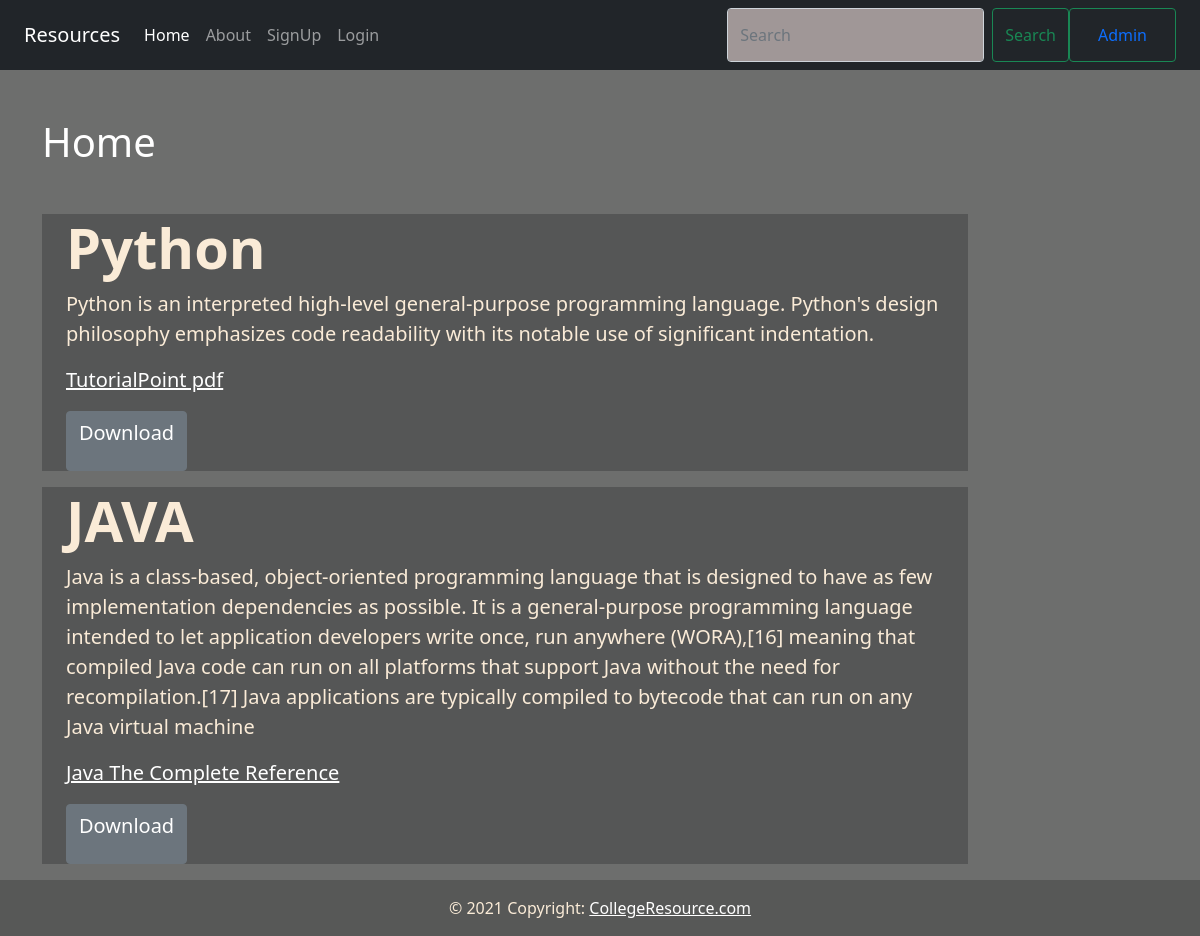
The page / on the database its author committed.
### blog/models.py (models this page shows, shortened)
class Post(models.Model):
    title = models.CharField( max_length=150)
    desc=models.TextField()
    file_name = models.CharField( max_length=150)
    my_file = models.FileField(upload_to='')

### blog/views.py (the view)
# urls.py: 2. Add a URL to urlpatterns:  path('', views.home, name='home')
def home(request):
    print('*********************----------- ',request.user)
    posts = Post.objects.all()
    return render(request, 'blog/home.html',{'posts':posts})

### blog/templates/blog/home.html (shortened to what this page needs)
{% extends "blog/base.html" %}
{% load static %}
{% block content %}
<div class="col-sm-10">
  <h1 class="text-white my-5">Home</h1>
  {% for post in posts  %}
    <div class="jumbotron jumbotron-fluid jumbo-color my-3 ">
      <div class="container">
        <h4 class="display-4 fw-bolder">{{post.title}}</h4>
        <p class="lead">{{post.desc}}</p>
        <a href=" {{post.my_file.url}}" class="btn-secondary"><p class="lead">{{post.file_name}}</p></a>
        <a download href=" {{post.my_file.url}}" class="btn btn-secondary"><p class="lead">Download</p></a>
      </div>
    </div>
  {% endfor %}
</div>
{% endblock content%}

### blog/static/blog/css/style.css (style rules this page uses)
body { background-color: rgb(109, 110, 109); color:antiquewhite }
.jumbo-color { background-color:rgb(85, 86, 86); }

### rows shown on the page
Post: title "Python", desc "Python is an interpreted high-level general-purpose programming language. Python's design philosophy emphasizes code readability with its notable use of significant indentation.", file_name "TutorialPoint pdf"
Post: title "JAVA", desc "Java is a class-based, object-oriented programming language that is designed to have as few implementation dependencies as possible. It is a general-purpose programming language intended to let application developers write once, run anywhere (WORA),[16] meaning that compiled Java code can run on all platforms that support Java without the need for recompilation.[17] Java applications are typically compiled to bytecode that can run on any Java virtual machine", file_name "Java The Complete Reference"
